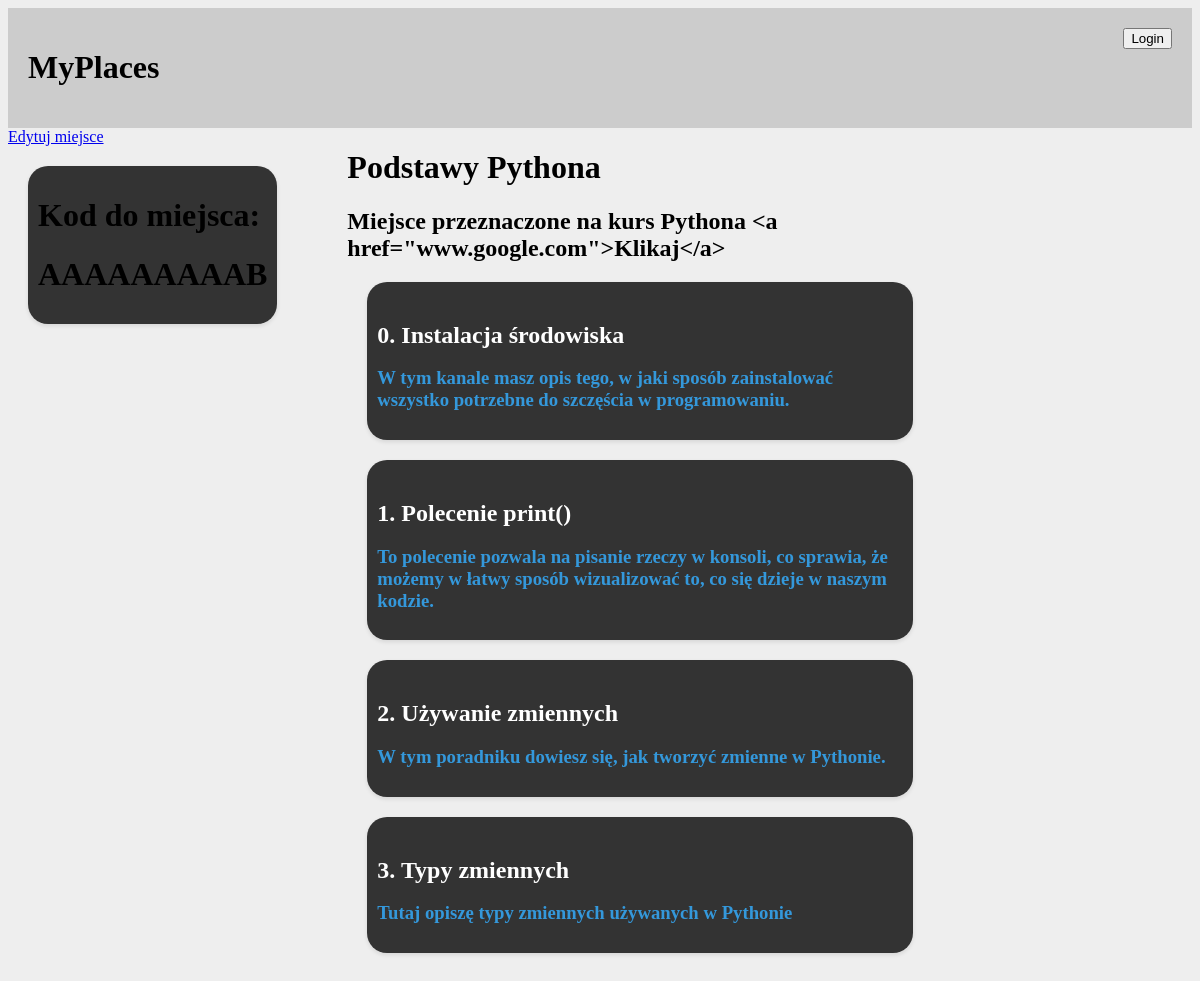
/place/2/, run on the app's committed database.
### base/models.py (models this page shows, shortened)
class Place(models.Model):
    host = models.ForeignKey(User, on_delete=models.SET_NULL, null = True)
    name = models.CharField(max_length=200)
    description = models.TextField(null=True, blank = True)
    updated = models.DateTimeField(auto_now=True)
    created = models.DateTimeField(auto_now_add=True)
    searchCode = models.CharField(max_length=10, unique=False, blank=False)
    isPrivate = models.BooleanField(default=False)
    accessPassword = models.CharField(max_length=100, null=True, blank=True)
    class Meta:
        ordering = ["updated", "created"]

class Topic(models.Model):
    place = models.ForeignKey(Place, on_delete=models.CASCADE)
    name = models.CharField(max_length=200)
    description = models.TextField(null=True, blank=True)
    updated = models.DateTimeField(auto_now=True)
    created = models.DateTimeField(auto_now_add=True)
    files = models.ManyToManyField('File', related_name='topics')
    class Meta:
        ordering = ["name", "-created"]

### base/views.py (the view)
# urls.py: path('place/<str:pk>/', views.place, name='place'),
def place(request, pk):
    place = Place.objects.get(id=pk)
    topics = Topic.objects.filter(place=pk)
    context = {'place': place, 'topics': topics}
    return render(request, 'base/place.html', context)

### templates/base/place.html (shortened to what this page needs)
{% extends 'main.html' %}
{% block content %}
<div class="place-main-container">
    <div>
        <div>
            <a href="{% url 'update-place' place.id %}">Edytuj miejsce</a>
        </div>
        <div class="main-card">
            <h1>Kod do miejsca:</h1>
            <h1>{{ place.searchCode }}</h1>
        </div>
    </div>
    <div id ="topics-outer-container">
        <h1>{{ place.name }}</h1>
        <h2>{{ place.description }}</h2>
        <div id="main-container">
            {% for topic in topics %}
            <div class="main-card">
                <a href="{% url 'topic' place.id topic.id %}">
                    <div class="framed">
                        <h2>{{ topic.name }}</h2>
                        <h3>{{ topic.description }}</h3>
                    </div>
                </a>
            </div>
            {% endfor %}
        </div>
    </div>
</div>
{% endblock %}

### static/styles/style.css (style rules this page uses)
body { background-color: #EEEEEE; font-family: Tahoma; }
.main-card { background-color: #333; padding: 10px; border-radius: 20px; box-shadow: 0 2px 4px rgba(0, 0, 0, 0.1); margin: 20px; }
.main-card a { text-decoration: none; color: #3498db; }
.main-card h2 { font-size: 24px; margin-bottom: 10px; color: #fff; }
.place-main-container { display: grid; grid-template-columns: 1fr 3fr 1fr; gap: 30px; }
#topics-outer-container { margin-left: 20px; margin-right: 20px; }

### data on the page
Place: searchCode "AAAAAAAAAB", name "Podstawy Pythona", description "Miejsce przeznaczone na kurs Pythona <a href=\"www.google.com\">Klikaj</a>"
Topic: name "0. Instalacja środowiska", description "W tym kanale masz opis tego, w jaki sposób zainstalować wszystko potrzebne do szczęścia w programowaniu."
Topic: name "1. Polecenie print()", description "To polecenie pozwala na pisanie rzeczy w konsoli, co sprawia, że możemy w łatwy sposób wizualizować to, co się dzieje w naszym kodzie."
Topic: name "2. Używanie zmiennych", description "W tym poradniku dowiesz się, jak tworzyć zmienne w Pythonie."
Topic: name "3. Typy zmiennych", description "Tutaj opiszę typy zmiennych używanych w Pythonie"
